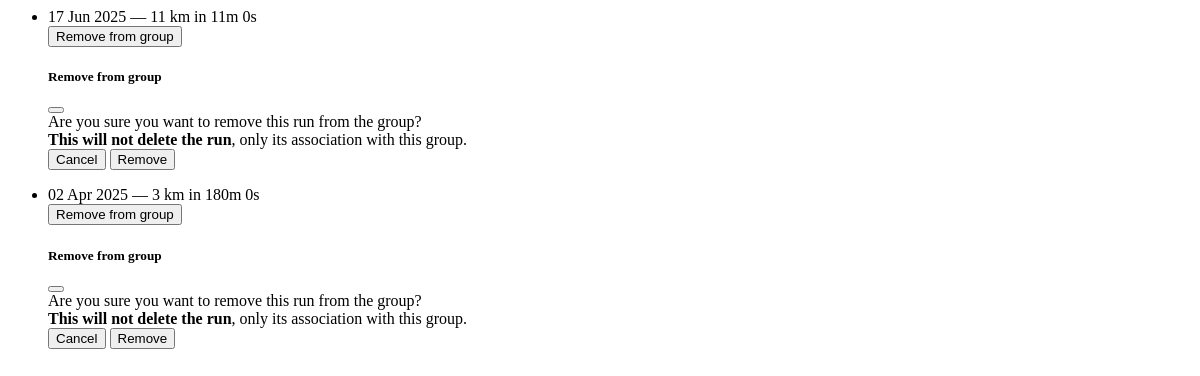
Before: /groups/1/member/1/runs (signed in) with the older database file.
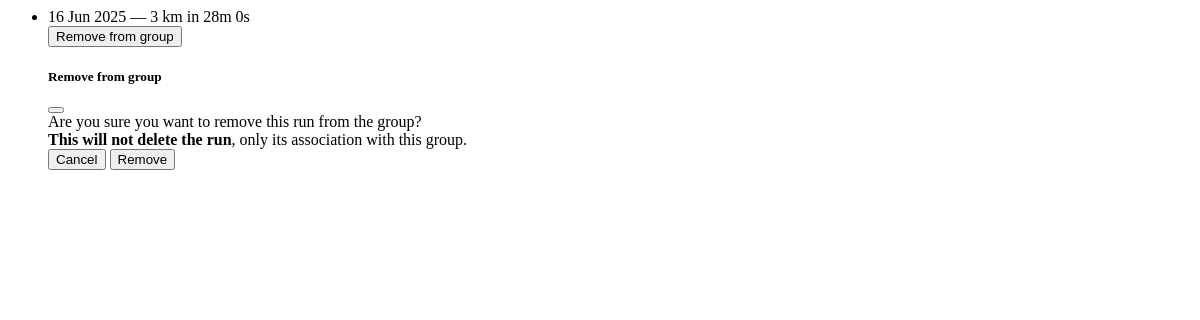
After: the same page with the newer database file.
### app/models.py (models this page shows, shortened)
class Run(db.Model):
    __tablename__ = "runs"
    id = sa.Column(sa.Integer, primary_key=True)
    date = sa.Column(sa.DateTime(timezone=True), index=True)
    distance = sa.Column(sa.Integer)  # meters
    time = sa.Column(sa.Integer)      # seconds (duration)
    pace = sa.Column(sa.Integer)      # seconds per km
    user_id = sa.Column(sa.Integer, sa.ForeignKey("users.id"), index=True)
    user = so.relationship("User", back_populates="runs")
    groups = so.relationship("Group", secondary=run_groups, back_populates="runs")

### app/routes.py (the view)
@app.route('/groups/<int:group_id>/member/<int:user_id>/runs')
@login_required
def get_member_runs(group_id, user_id):
    PER_PAGE = 10
    page = request.args.get('page', 1, type=int)
    group = db.session.get(Group, group_id)
    if not group or current_user not in group.members:
        abort(403)
    runs = db.session.scalars(
        sa.select(Run)
        .join(run_groups, run_groups.c.run_id == Run.id)
        .where(
            Run.user_id == user_id,
            run_groups.c.group_id == group_id
        )
        .order_by(Run.date.desc())
        .limit(PER_PAGE)
        .offset((page - 1) * PER_PAGE)
    ).all()
    run_count = db.session.scalar(
        sa.select(sa.func.count(Run.id))
        .join(run_groups, run_groups.c.run_id == Run.id)
        .where(
            Run.user_id == user_id,
            run_groups.c.group_id == group_id
        )
    )
    pages = (run_count + PER_PAGE - 1) // PER_PAGE
    return render_template(
        "partials/_member_runs.html",
        runs=runs,
        page=page,
        pages=pages,
        user_id=user_id,
        group_id=group_id
    )

### app/models.py (called while the page is built)
@login.user_loader
def load_user(id):
    return db.session.get(User, int(id))

### app/templates/partials/_member_runs.html (shortened to what this page needs)
{% if runs %}
<ul class="list-group">
  {% for run in runs %}
  <li class="list-group-item d-flex justify-content-between align-items-start">
    <div>
      {{ run.date.strftime('%d %b %Y') }} — {{ run.distance }} km in {{ run.time // 60 }}m {{ run.time % 60 }}s
    </div>
    {% if current_user.id == run.user_id %}
    <button class="btn btn-sm btn-outline-danger ms-3" data-bs-toggle="modal" data-bs-target="#removeModal-{{ run.id }}">
      Remove from group
    </button>
    <div class="modal fade" id="removeModal-{{ run.id }}" tabindex="-1" aria-labelledby="removeModalLabel-{{ run.id }}" aria-hidden="true">
      <div class="modal-dialog">
        <form method="POST" action="{{ url_for('remove_run_from_group', group_id=group_id, run_id=run.id) }}">
          <div class="modal-content">
            <div class="modal-header">
              <h5 class="modal-title" id="removeModalLabel-{{ run.id }}">Remove from group</h5>
              <button type="button" class="btn-close" data-bs-dismiss="modal" aria-label="Close"></button>
            </div>
            <div class="modal-body">
              Are you sure you want to remove this run from the group?<br>
              <strong>This will not delete the run</strong>, only its association with this group.
            </div>
            <div class="modal-footer">
              <button type="button" class="btn btn-secondary" data-bs-dismiss="modal">Cancel</button>
              <button type="submit" class="btn btn-danger">Remove</button>
            </div>
          </div>
        </form>
      </div>
    </div>
    {% endif %}
  </li>
  {% endfor %}
</ul>
{% else %}
<p class="text-muted mt-2">No activity logged.</p>
{% endif %}

Changed rows visible on the page:
removed Run: date "17 Jun 2025", distance "11", time "11", run.time%60 "0"
removed Run: date "02 Apr 2025", distance "3", time "180", run.time%60 "0"
added Run: date "16 Jun 2025", distance "3", time "28", run.time%60 "0"
